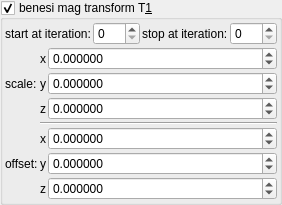
    <widget class="MyGroupBox" name="groupCheck_transf_benesi_T1_enabled_false">
     <property name="toolTip">
      <string/>
     </property>
     <property name="title">
      <string>benesi mag transform T&amp;1</string>
     </property>
     <property name="checkable">
      <bool>true</bool>
     </property>
     <layout class="QVBoxLayout" name="verticalLayout_29" stretch="0,0">
      <property name="spacing">
       <number>2</number>
      </property>
      <property name="leftMargin">
       <number>2</number>
      </property>
      <property name="topMargin">
       <number>2</number>
      </property>
      <property name="rightMargin">
       <number>2</number>
      </property>
      <property name="bottomMargin">
       <number>2</number>
      </property>
      <item>
       <layout class="QHBoxLayout" name="horizontalLayout_19" stretch="0,1,0,1">
        <item>
         <widget class="QLabel" name="label_104">
          <property name="text">
           <string>start at iteration:</string>
          </property>
         </widget>
        </item>
        <item>
         <widget class="MySpinBox" name="spinboxInt_transf_start_iterations">
          <property name="sizePolicy">
           <sizepolicy hsizetype="Minimum" vsizetype="Maximum">
            <horstretch>0</horstretch>
            <verstretch>0</verstretch>
           </sizepolicy>
          </property>
          <property name="minimum">
           <number>0</number>
          </property>
          <property name="maximum">
           <number>999</number>
          </property>
          <property name="value">
           <number>0</number>
          </property>
         </widget>
        </item>
        <item>
         <widget class="QLabel" name="label_75">
          <property name="text">
           <string>stop at iteration:</string>
          </property>
         </widget>
        </item>
        <item>
         <widget class="MySpinBox" name="spinboxInt_transf_stop_iterationsT_1">
          <property name="sizePolicy">
           <sizepolicy hsizetype="Preferred" vsizetype="Maximum">
            <horstretch>0</horstretch>
            <verstretch>0</verstretch>
           </sizepolicy>
          </property>
          <property name="maximum">
           <number>999</number>
          </property>
         </widget>
        </item>
       </layout>
      </item>
      <item>
       <layout class="QGridLayout" name="gridLayout_63" columnstretch="0,0,1">
        <property name="spacing">
         <number>2</number>
        </property>
        <item row="4" column="2">
         <widget class="MyDoubleSpinBox" name="spinbox3_transf_offset_200_x">
          <property name="sizePolicy">
           <sizepolicy hsizetype="Minimum" vsizetype="Maximum">
            <horstretch>0</horstretch>
            <verstretch>0</verstretch>
           </sizepolicy>
          </property>
          <property name="prefix">
           <string/>
          </property>
          <property name="suffix">
           <string/>
          </property>
          <property name="decimals">
           <number>6</number>
          </property>
          <property name="minimum">
           <double>-99.989999999999995</double>
          </property>
          <property name="maximum">
           <double>99.989999999999995</double>
          </property>
          <property name="singleStep">
           <double>0.100000000000000</double>
          </property>
         </widget>
        </item>
        <item row="6" column="2">
         <widget class="MyDoubleSpinBox" name="spinbox3_transf_offset_200_z">
          <property name="sizePolicy">
           <sizepolicy hsizetype="Minimum" vsizetype="Maximum">
            <horstretch>0</horstretch>
            <verstretch>0</verstretch>
           </sizepolicy>
          </property>
          <property name="prefix">
           <string/>
          </property>
          <property name="suffix">
           <string/>
          </property>
          <property name="decimals">
           <number>6</number>
          </property>
          <property name="minimum">
           <double>-99.989999999999995</double>
          </property>
          <property name="maximum">
           <double>99.989999999999995</double>
          </property>
          <property name="singleStep">
           <double>0.100000000000000</double>
          </property>
         </widget>
        </item>
        <item row="4" column="1">
         <widget class="QLabel" name="label_118">
          <property name="sizePolicy">
           <sizepolicy hsizetype="Preferred" vsizetype="Preferred">
            <horstretch>0</horstretch>
            <verstretch>0</verstretch>
           </sizepolicy>
          </property>
          <property name="text">
           <string notr="true">x</string>
          </property>
          <property name="alignment">
           <set>Qt::AlignRight|Qt::AlignTrailing|Qt::AlignVCenter</set>
          </property>
         </widget>
        </item>
        <item row="5" column="0">
         <widget class="QLabel" name="label_259">
          <property name="text">
           <string>offset:</string>
          </property>
         </widget>
        </item>
        <item row="1" column="2">
         <widget class="MyDoubleSpinBox" name="spinbox3_transf_scale3D_222_y">
          <property name="sizePolicy">
           <sizepolicy hsizetype="Minimum" vsizetype="Maximum">
            <horstretch>0</horstretch>
            <verstretch>0</verstretch>
           </sizepolicy>
          </property>
          <property name="prefix">
           <string/>
          </property>
          <property name="suffix">
           <string/>
          </property>
          <property name="decimals">
           <number>6</number>
          </property>
          <property name="minimum">
           <double>-99.989999999999995</double>
          </property>
          <property name="maximum">
           <double>99.989999999999995</double>
          </property>
          <property name="singleStep">
           <double>0.100000000000000</double>
          </property>
         </widget>
        </item>
        <item row="1" column="1">
         <widget class="QLabel" name="label_127">
          <property name="sizePolicy">
           <sizepolicy hsizetype="Preferred" vsizetype="Preferred">
            <horstretch>0</horstretch>
            <verstretch>0</verstretch>
           </sizepolicy>
          </property>
          <property name="text">
           <string notr="true">y</string>
          </property>
          <property name="alignment">
           <set>Qt::AlignRight|Qt::AlignTrailing|Qt::AlignVCenter</set>
          </property>
         </widget>
        </item>
        <item row="1" column="0">
         <widget class="QLabel" name="label_258">
          <property name="text">
           <string>scale:</string>
          </property>
         </widget>
        </item>
        <item row="6" column="1">
         <widget class="QLabel" name="label_125">
          <property name="sizePolicy">
           <sizepolicy hsizetype="Preferred" vsizetype="Preferred">
            <horstretch>0</horstretch>
            <verstretch>0</verstretch>
           </sizepolicy>
          </property>
          <property name="text">
           <string notr="true">z</string>
          </property>
          <property name="alignment">
           <set>Qt::AlignRight|Qt::AlignTrailing|Qt::AlignVCenter</set>
          </property>
         </widget>
        </item>
        <item row="5" column="1">
         <widget class="QLabel" name="label_119">
          <property name="sizePolicy">
           <sizepolicy hsizetype="Preferred" vsizetype="Preferred">
            <horstretch>0</horstretch>
            <verstretch>0</verstretch>
           </sizepolicy>
          </property>
          <property name="text">
           <string notr="true">y</string>
          </property>
          <property name="alignment">
           <set>Qt::AlignRight|Qt::AlignTrailing|Qt::AlignVCenter</set>
          </property>
         </widget>
        </item>
        <item row="2" column="2">
         <widget class="MyDoubleSpinBox" name="spinbox3_transf_scale3D_222_z">
          <property name="sizePolicy">
           <sizepolicy hsizetype="Minimum" vsizetype="Maximum">
            <horstretch>0</horstretch>
            <verstretch>0</verstretch>
           </sizepolicy>
          </property>
          <property name="prefix">
           <string/>
          </property>
          <property name="suffix">
           <string/>
          </property>
          <property name="decimals">
           <number>6</number>
          </property>
          <property name="minimum">
           <double>-99.989999999999995</double>
          </property>
          <property name="maximum">
           <double>99.989999999999995</double>
          </property>
          <property name="singleStep">
           <double>0.100000000000000</double>
          </property>
         </widget>
        </item>
        <item row="0" column="1">
         <widget class="QLabel" name="label_126">
          <property name="sizePolicy">
           <sizepolicy hsizetype="Preferred" vsizetype="Preferred">
            <horstretch>0</horstretch>
            <verstretch>0</verstretch>
           </sizepolicy>
          </property>
          <property name="text">
           <string notr="true">x</string>
          </property>
          <property name="alignment">
           <set>Qt::AlignRight|Qt::AlignTrailing|Qt::AlignVCenter</set>
          </property>
         </widget>
        </item>
        <item row="0" column="2">
         <widget class="MyDoubleSpinBox" name="spinbox3_transf_scale3D_222_x">
          <property name="sizePolicy">
           <sizepolicy hsizetype="Minimum" vsizetype="Maximum">
            <horstretch>0</horstretch>
            <verstretch>0</verstretch>
           </sizepolicy>
          </property>
          <property name="prefix">
           <string/>
          </property>
          <property name="suffix">
           <string/>
          </property>
          <property name="decimals">
           <number>6</number>
          </property>
          <property name="minimum">
           <double>-99.989999999999995</double>
          </property>
          <property name="maximum">
           <double>99.989999999999995</double>
          </property>
          <property name="singleStep">
           <double>0.100000000000000</double>
          </property>
         </widget>
        </item>
        <item row="5" column="2">
         <widget class="MyDoubleSpinBox" name="spinbox3_transf_offset_200_y">
          <property name="sizePolicy">
           <sizepolicy hsizetype="Minimum" vsizetype="Maximum">
            <horstretch>0</horstretch>
            <verstretch>0</verstretch>
           </sizepolicy>
          </property>
          <property name="prefix">
           <string/>
          </property>
          <property name="suffix">
           <string/>
          </property>
          <property name="decimals">
           <number>6</number>
          </property>
          <property name="minimum">
           <double>-99.989999999999995</double>
          </property>
          <property name="maximum">
           <double>99.989999999999995</double>
          </property>
          <property name="singleStep">
           <double>0.100000000000000</double>
          </property>
         </widget>
        </item>
        <item row="2" column="1">
         <widget class="QLabel" name="label_128">
          <property name="sizePolicy">
           <sizepolicy hsizetype="Preferred" vsizetype="Preferred">
            <horstretch>0</horstretch>
            <verstretch>0</verstretch>
           </sizepolicy>
          </property>
          <property name="text">
           <string notr="true">z</string>
          </property>
          <property name="alignment">
           <set>Qt::AlignRight|Qt::AlignTrailing|Qt::AlignVCenter</set>
          </property>
         </widget>
        </item>
        <item row="3" column="1" colspan="2">
         <widget class="Line" name="line_53">
          <property name="orientation">
           <enum>Qt::Horizontal</enum>
          </property>
         </widget>
        </item>
       </layout>
      </item>
     </layout>
    </widget>
